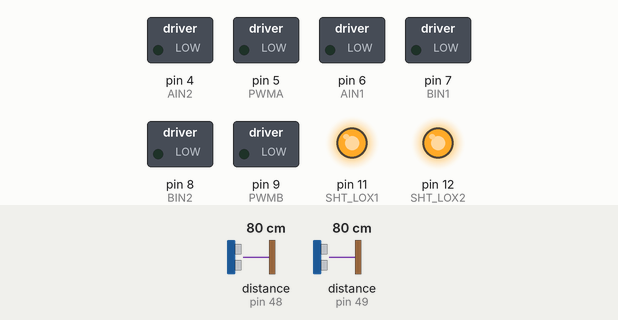
The sketch below on a simulated Arduino Uno, built with avr-gcc and run on an emulated ATmega328P. On the bench: switched loads named in the sketch (green lamp = pin HIGH), output pins drawn as LEDs (lit = HIGH). Inputs (shaded band) come from the test bench; at power-on: distance to the obstacle (sensors on pin 48, pin 49) 80 cm.

Above: at 0.1 s.
Timing chart, 0 to 1.6 s (numbered marks = the images above):
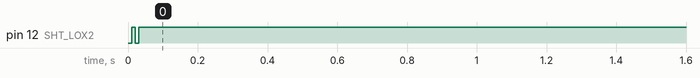

The sketch:

ME5452025_MEQ.ino
```cpp
#include "Adafruit_VL53L0X.h"
#include <Arduino.h>
#include "src/StateMachine/StateMachine.h"

// ==== CONFIG ====
#define LOX1_ADDRESS 0x30
#define LOX2_ADDRESS 0x31
const int SHT_LOX1 = 11;
const int SHT_LOX2 = 12;

const int AIN1 = 6, AIN2 = 4, PWMA = 5;
const int BIN1 = 7, BIN2 = 8, PWMB = 9;

const float Kp = 4.5, Ki = 0.0, Kd = 1.2;
const int targetDist = 250;
const int baseSpeed = 150;
const int samplingFreq = 20;
const unsigned long samplingInterval = 1000UL / samplingFreq;

// ========================== Sensor Manager ==========================
class DualVL53L0X {
  Adafruit_VL53L0X lox1, lox2;
  VL53L0X_RangingMeasurementData_t measure1, measure2;
public:
  void init() {
    pinMode(SHT_LOX1, OUTPUT);
    pinMode(SHT_LOX2, OUTPUT);

    digitalWrite(SHT_LOX1, LOW);
    digitalWrite(SHT_LOX2, LOW);
    delay(10);

    digitalWrite(SHT_LOX1, HIGH);
    digitalWrite(SHT_LOX2, HIGH);
    delay(10);

    digitalWrite(SHT_LOX2, LOW);  // keep LOX2 off
    if (!lox1.begin(LOX1_ADDRESS)) {
      Serial.println(F("Failed to boot LOX1"));
      while (1)
        ;
    }
    delay(10);

    digitalWrite(SHT_LOX2, HIGH);
    if (!lox2.begin(LOX2_ADDRESS)) {
      Serial.println(F("Failed to boot LOX2"));
      while (1)
        ;
    }
  }

  void read(int &d1, int &d2) {
    lox1.rangingTest(&measure1, false);
    lox2.rangingTest(&measure2, false);
    d1 = (measure1.RangeStatus != 4) ? measure1.RangeMilliMeter : -1;
    d2 = (measure2.RangeStatus != 4) ? measure2.RangeMilliMeter : -1;
  }
};

// ========================== Motor Controller ==========================
class MotorDriver {
public:
  void init() {
    pinMode(AIN1, OUTPUT);
    pinMode(AIN2, OUTPUT);
    pinMode(PWMA, OUTPUT);
    pinMode(BIN1, OUTPUT);
    pinMode(BIN2, OUTPUT);
    pinMode(PWMB, OUTPUT);
  }

  void drive(int speedR, int speedL) {
    digitalWrite(AIN1, HIGH);
    digitalWrite(AIN2, LOW);
    analogWrite(PWMA, constrain(speedR, 0, 255));

    digitalWrite(BIN1, HIGH);
    digitalWrite(BIN2, LOW);
    analogWrite(PWMB, constrain(speedL, 0, 255));
  }

  void turnRight(int speedR, int speedL){
    digitalWrite(AIN1, LOW);
    digitalWrite(AIN2, HIGH);
    analogWrite(PWMA, constrain(speedR, 0, 255));

    digitalWrite(BIN1, HIGH);
    digitalWrite(BIN2, LOW);
    analogWrite(PWMB, constrain(speedL, 0, 255));
  }

  void turnLeft(int speedR, int speedL){
    digitalWrite(AIN1, HIGH);
    digitalWrite(AIN2, LOW);
    analogWrite(PWMA, constrain(speedR, 0, 255));

    digitalWrite(BIN1, LOW);
    digitalWrite(BIN2, HIGH);
    analogWrite(PWMB, constrain(speedL, 0, 255));
  }

  void off(){
    digitalWrite(AIN1, LOW);
    digitalWrite(AIN2, LOW);
    analogWrite(PWMA, 0);
    digitalWrite(BIN1, LOW);
    digitalWrite(BIN2, LOW);
    analogWrite(PWMB,0);
  }
};

// ========================== PID Wall Follower ==========================
class WallFollower {
  float prevError = 0;
  float integral = 0;
  unsigned long prevTime = 0;
  MotorDriver &motor;

public:
  WallFollower(MotorDriver &m)
    : motor(m) {}

  void update(int error) {
    unsigned long now = millis();
    float dt = (now - prevTime) / 1000.0;
    prevTime = now;

    integral += error * dt;
    float derivative = (error - prevError) / dt;
    prevError = error;

    float output = Kp * error + Ki * integral + Kd * derivative;
    int speedR = baseSpeed + output;
    int speedL = baseSpeed - output;

    Serial.print(speedR);
    Serial.print("  ");
    Serial.print(speedL);
    Serial.println(" <-- Motor Speeds");

    motor.drive(speedR, speedL);
  }

  void resetTimer() {
    prevTime = millis();
  }
};

// ========================== Main Control ==========================
DualVL53L0X sensor;
MotorDriver motor;
WallFollower controller(motor);
StateMachine fsm = StateMachine();

int camera_x = -1;
int camera_y = -1;
int dist1 = 50;
int dist2 = 50;
unsigned long lastSample = millis();
unsigned long now;
bool isExit = false;

const int camera_res = 680;
const int camera_d  = int(camera_res/2);
double cameraProp = 0.1;
double cameraDeriv = 0.0;
int errors[2] = {0,0};

void setup() {
  // init Serial
  Serial.begin(115200);
  while (!Serial)
    ;  // Wait for Serial
  // init robot
  motor.init();
  sensor.init();
  controller.resetTimer();
}

void loop() {
  now = millis();
  sensor.read(dist1,dist2);

  // figure out how to assign the first and second distances as "wall follower" and "wall seeker"
  while(!isExit){
  switch (fsm.run(camera_x, dist1, dist2)) {
    case State::SEEK:
      // Code SEEK routine here
      lastSample = now;
      motor.turnRight(255,200); // spiral out until something is found
      break;
    case State::WALLFOLLOW:
      if (now - lastSample >= samplingInterval) {
        lastSample = now;

        sensor.read(dist1, dist2);

        if (dist1 > 0) {
          int error = targetDist - dist1;
          controller.update(error);
        }
      }
      break;
    case State::PICKUP:
      // Code PICKUP routine here
      unsigned long dt = now - lastSample;
      if(dt >= samplingInterval){
        lastSample = now;

        // read camera data

        // PD control
        errors[1] = camera_d - camera_x;
        int turnIntensity = cameraProp*errors[1] + cameraDeriv*(errors[1] - errors[0])/dt;
        if(errors[1] > 0){
          motor.turnRight(turnIntensity,255);
        }
        else if(errors[1] < 0){
          motor.turnLeft(255, -1*turnIntensity);
        }

        errors[0] = errors[1];
      }
      break;
    case State::UTURN:
      // Code UTURN routine here
      lastSample = now;
      motor.turnRight(128,255);
      break;
    case State::EXIT:
      // Code EXIT routine here
      lastSample = now;
      motor.drive(255,255);
      delay(1000);
      motor.off();
      isExit = 1;
      break;
    default:
      Serial.println("FATAL ERROR");
      Serial.println("State code: " + static_cast<int>(fsm.getState()));
      Serial.println("Last input: " + static_cast<int>(fsm.getPrevInput()));
      break;
  }
  }
}
```

StateMachine.cpp
```cpp
#include "Arduino.h"
#include "StateMachine.h"

StateMachine::StateMachine(){
  _state = State::SEEK;
  _input = uint8_t(0);
}

/*
  getState() - Retrieves current state
*/
State StateMachine::getState(){
  return _state;
}

/*
  getPrevInput() - Retrieves last used input
*/
uint8_t StateMachine::getPrevInput(){
  return _input;
}

/*
  run() - Calculate next state
*/
State StateMachine::run(int xcoord, int laserLeft, int lasterRight){
  _input = _calcInput(xcoord, laserLeft, lasterRight);
  _state = _calcState(_input, _state);
  return _state;
}

/*
  Compress sensor data into binary
*/
uint8_t StateMachine::_calcInput(int xcoord, int laserLeft, int laserRight){
  // Tune these parameters as needed
  int laserInfinity = 2000; // farthest distance we can expect inside maze
  unsigned long timeLimit = 180000; // maximum time allowed for putzing around the maze

  uint8_t out = 0b00000000;

  // Flip CAM on if ball is detected
  if(xcoord >= 0){
    out |= 0b00001000;
  }

  // Flip W1 and/or W0 if the laser distance is within "infinity"
  if(laserLeft < laserInfinity){
    out |= 0b00000100;
  }
  if(laserRight < laserInfinity){
    out |= 0b00000010;
  }

  // Flip TIME if out of time
  if(millis() >= timeLimit){
    out |= 0b00000001;
  }

  return out;
}

State StateMachine::_calcState(uint8_t in, State st){
  uint8_t out;
  uint8_t past = static_cast<int>(st);

  // Divide up past state into bits
  bool Q2 = past & 4;
  bool Q1 = past & 2;
  bool Q0 = past & 1;
  // Same with the input
  bool CAM  = in & 8;
  bool W1   = in & 4;
  bool W0   = in & 2;
  bool TIME = in & 1;

  // Compute third output bit
  uint8_t out2 = Q2 << 2;

  // Compute second output bit
  uint8_t out1 = (
    (Q1 & Q0 & !W1)
    | (!Q2 & !Q0 & CAM & !TIME)
    | (!Q2 & !Q1 & CAM & !TIME)
    | (Q0  & !W1 & !W0 & !TIME)
  ) << 1;

  // Comput first output bit
  uint8_t out0 = (
    (Q1 & Q0)
    | (Q0  & !W1 & !W0 & !TIME)
    | (!Q2 & !Q1 &  W0 & !CAM)
    | (!Q2 & !Q1 &  W0 & TIME)
    | (!Q2 & !Q1 &  W1 & TIME)
    | (!Q2 & !Q1 &  W1 & !CAM)
  );

  // Combine output bits (also mask out the leading bits
  // just in case Arduino does something weird with them)
  out = (out2 | out1 | out0) & 15;

  return static_cast<State>(out);
}
```

StateMachine.h
```cpp
/*
    StateMachine.h - Library for maze bot intelligent strategy switching
    Created by Eric S. Jurado, May 3, 2025
*/
#ifndef StateMachine_h
#define StateMachine_h

#include "Arduino.h"

enum class State
{
    SEEK        = 0b000,    // Seeking wall or ball phase
    WALLFOLLOW  = 0b001,    // Wall-following method
    PICKUP      = 0b010,    // Picking up ball method
    UTURN       = 0b011,    // U-turn at exit
    EXIT        = 0b100     // Exiting strategy
};

class StateMachine
{
    public:
    StateMachine();
    State getState();
    uint8_t getPrevInput();
    State run(int xcoord, int laserLeft, int lasterRight);

    private:
    State _state;
    uint8_t _input;

    uint8_t _calcInput(int xcoord, int laserLeft, int lasterRight);
    State _calcState(uint8_t in, State past);


};

#endif
```
